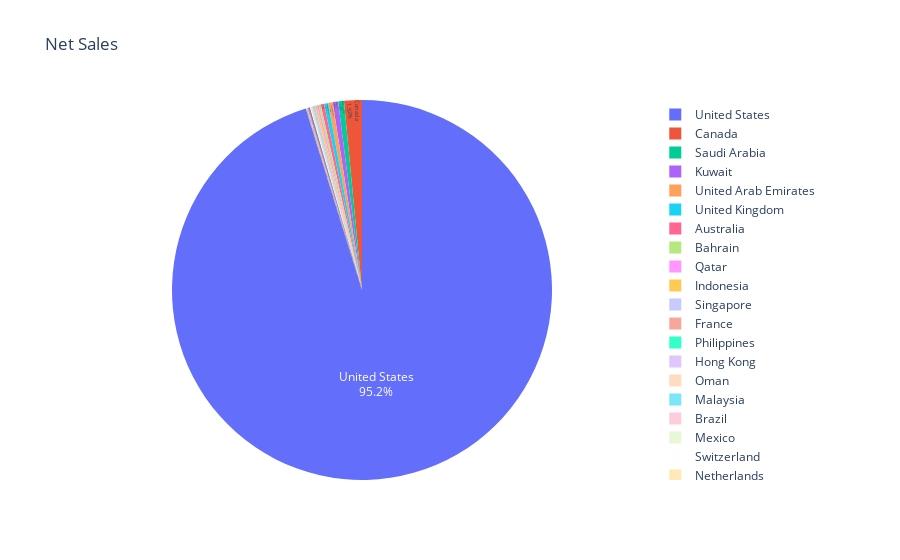

Write notebook code for a chart like this one.
### Code cell
# Plotly pie chart - net sales by "country" column value
Sales_fig = px.pie(per_country_sales, names="country", values="net_sales", title="Net Sales",
    labels={"country" : 'Country', "net_sales" :'Sales in $'})
Sales_fig.update_traces(textposition='inside', textinfo='percent+label')

Sales_fig.show()

### Figure 1 — Plotly figure (JSON) as saved in the notebook; plotly's stock layout.template omitted (floating-point values rounded to 4 significant figures)
{"data": [{"domain": {"x": [0, 1], "y": [0, 1]}, "hovertemplate": "Country=%{label}<br>Sales in $=%{value}<extra></extra>", "labels": ["Albania", "Armenia", "Aruba", "Australia", "Austria", "Bahamas", "Bahrain", "Bangladesh", "Barbados", "Belgium", "Belize", "Bermuda", "Brazil", "Brunei", "Bulgaria", "Cambodia", "Canada", "Cayman Islands", "Chile", "China", "Colombia", "Croatia", "Curaçao", "Cyprus", "Czech Republic", "Denmark", "Dominican Republic", "Ecuador", "Egypt", "El Salvador", "Estonia", "Finland", "France", "French Polynesia", "Germany", "Ghana", "Greece", "Guatemala", "Haiti", "Holy See (Vatican City State)", "Honduras", "Hong Kong", "Iceland", "India", "Indonesia", "Ireland", "Israel", "Jamaica", "Japan", "Jersey", "Jordan", "Kazakhstan", "Kenya", "Kuwait", "Lao People's Democratic Republic", "Lebanon", "Lithuania", "Luxembourg", "Macao", "Malaysia", "Maldives", "Malta", "Mauritania", "Mauritius", "Mexico", "Moldova, Republic Of", "Mongolia", "Morocco", "Namibia", "Netherlands", "New Zealand", "Nigeria", "Norway", "Oman", "Pakistan", "Panama", "Paraguay", "Peru", "Philippines", "Poland", "Portugal", "Qatar", "Romania", "Russia", "Saint Lucia", "Saudi Arabia", "Serbia", "Singapore", "Slovakia", "Slovenia", "South Africa", "South Korea", "Spain", "Sri Lanka", "Sweden", "Switzerland", "Taiwan", "Thailand", "Trinidad And Tobago", "Turks And Caicos Islands", "Ukraine", "United Arab Emirates", "United Kingdom", "United States", "Venezuela", "Vietnam", "Zambia"], "legendgroup": "", "name": "", "showlegend": true, "textinfo": "percent+label", "textposition": "inside", "type": "pie", "values": [24.75, 27.5, 118.9, 24100.0, 187.8, 329.0, 14580.0, 117.9, 387.0, 487.8, 22.5, 386.8, 2533.0, 781.4, 91.13, 1096.0, 124000.0, 19.99, 268.4, 201.2, 418.4, 22.5, 24.75, 200.7, 118.2, 825.9, 354.5, 120.0, 418.6, 1238.0, 40.8, 241.7, 4897.0, 22.5, 380.3, 22.28, 39.98, 1673.0, 75, 9.99, 29.98, 3475.0, 1636.0, 191.2, 12090.0, 1885.0, 252.4, 267.6, 1049.0, 38.66, 210.5, 190.7, 87.76, 37880.0, 85.46, 303.0, 127.5, 249.0, 261.1, 3133.0, 304.0, 18.92, 25, 30, 2359.0, 34.99, 46.87, 67.5, 42.47, 2154.0, 1659.0, 429.3, 970.8, 3210.0, 131.1, 714.7, 89.49, 108.4, 3813.0, 447.6, 166.3, 12530.0, 178.6, 115.7, 9.99, 40290.0, 9.99, 11120.0, 57.5, 78.75, 188.1, 444.4, 269.7, 50, 1590.0, 2355.0, 310.2, 337.0, 289.5, 18.57, 240.1, 31080.0, 28420.0, 7792000.0, 27.5, 305.3, 145.3]}], "layout": {"legend": {"tracegroupgap": 0}, "title": {"text": "Net Sales"}}}
